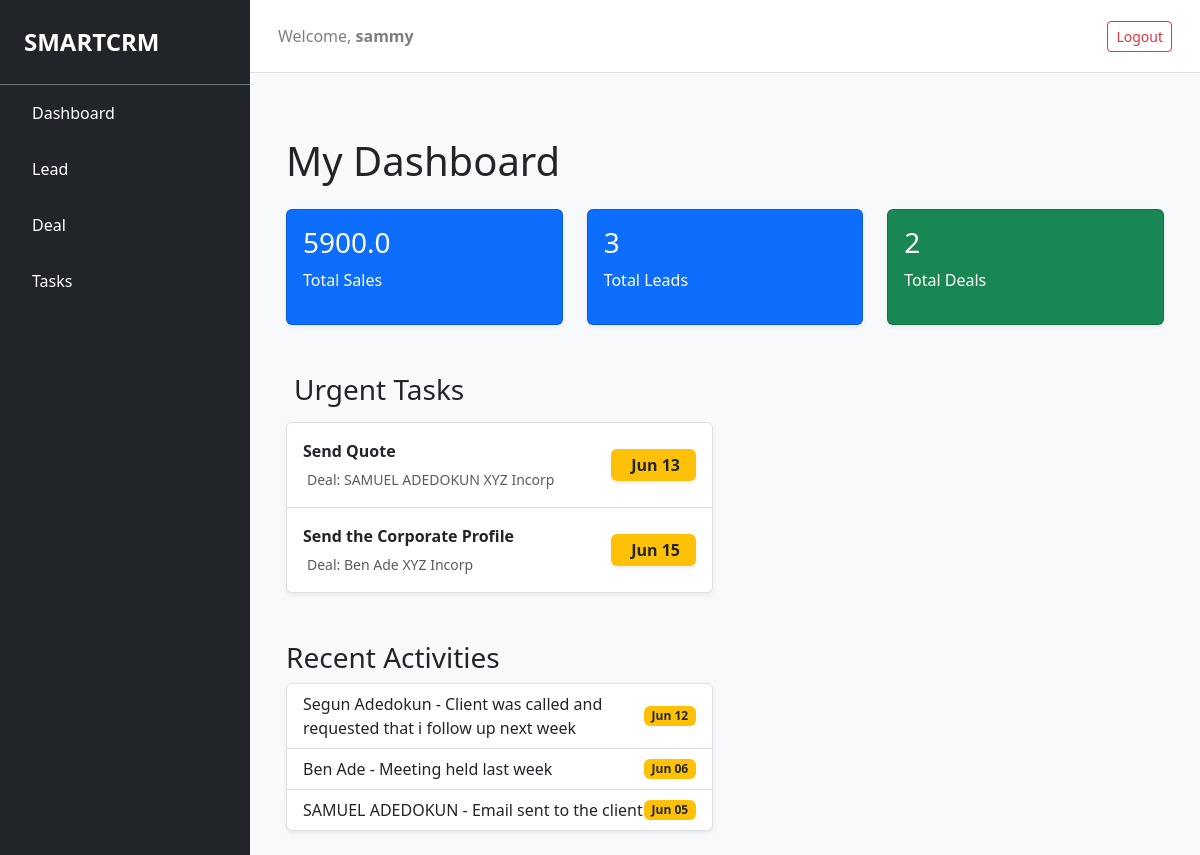
The app's page / (signed in) with its own data.
### smartcrm/models.py (models this page shows, shortened)
class User(AbstractUser):
    role = models.ForeignKey(Role, on_delete=models.SET_NULL, null=True, blank=True)
    created_at = models.DateTimeField(default=timezone.now)

class Task(models.Model):
    PRIORITY_CHOICES = [
        ("low", "Low"),
        ("medium", "Medium"),
        ("high", "High"),
    ]
    STATUS_CHOICES = [
        ("pending", "Pending"),
        ("completed", "Completed"),
    ]
    lead = models.ForeignKey(Lead, on_delete=models.CASCADE, related_name="tasks")
    deal = models.ForeignKey('Deal', on_delete=models.CASCADE, related_name="tasks", null=True, blank=True)
    owner = models.ForeignKey(settings.AUTH_USER_MODEL, on_delete=models.SET_NULL, null=True)
    title = models.CharField(max_length=255)
    description = models.TextField(blank=True, null=True)
    due_date = models.DateTimeField()
    priority = models.CharField(max_length=10, choices=PRIORITY_CHOICES, default="medium")
    status = models.CharField(max_length=10, choices=STATUS_CHOICES, default="pending")
    is_completed = models.BooleanField(default=False)
    created_at = models.DateTimeField(default=timezone.now)

class Deal(models.Model):
    STATUS_CHOICES = [
        ("open", "Open"),
        ("won", "Won"),
        ("lost", "Lost"),
    ]
    STAGE_CHOICES = [
        ("qualification", "Qualification"),
        ("proposal", "Proposal Sent"),
        ("negotiation", "Negotiation"),
        ("review", "Contract Review"),
    ]
    owner = models.ForeignKey(settings.AUTH_USER_MODEL, on_delete=models.CASCADE, null=True, blank=True, related_name="owned_deal")
    lead = models.ForeignKey(Lead, on_delete=models.SET_NULL, null=True, blank=True, related_name="deal")
    amount = models.DecimalField(max_digits=12, decimal_places=2, blank=False)
    stage = models.CharField(max_length=50, choices=STAGE_CHOICES, default="qualification")
    expected_close_date = models.DateField()
    status = models.CharField(max_length=10, choices=STATUS_CHOICES, default="open")

class Lead(models.Model):
    STATUS_CHOICES = [
        ("new", "New"),
        ("contacted", "Contacted"),
        ("qualified", "Qualified"),
        ("proposal", "Proposal Sent"),
        ("negotiation", "Negotiation"),
        ("won", "Won"),
        ("lost", "Lost"),
    ]
    owner = models.ForeignKey(settings.AUTH_USER_MODEL, on_delete=models.SET_NULL, related_name="owned_leads", null=True)
    first_name = models.CharField(max_length=100, null=True, blank=True)
    last_name = models.CharField(max_length=100, null=True, blank=True)
    email = models.EmailField(blank=True, null=True)
    phone = models.CharField(max_length=20, null=True, blank=True)
    position = models.CharField(max_length=100, blank=True, null=True)
    company = models.CharField(max_length=100, blank=False, null=True)
    industry = models.CharField(max_length=100, blank=True, null=True)
    address = models.TextField(blank=True, null=True)
    city = models.CharField(max_length=100, blank=True, null=True)
    country = models.CharField(max_length=100, default="Nigeria")
    status = models.CharField(max_length=20, choices=STATUS_CHOICES, default="new")
    score = models.IntegerField(default=0)
    created_at = models.DateTimeField(default=timezone.now)

### smartcrm/views.py (the view)
# urls.py: path("", views.index, name="index"),
@login_required
def index(request):
    user_leads = Lead.objects.filter(owner=request.user).order_by('-created_at')
    user_deals = Deal.objects.filter(owner=request.user)
    urgent_tasks = Task.objects.filter(owner=request.user, is_completed=False).select_related('deal', 'deal__lead').order_by('due_date')[:5]
    total_leads = Lead.objects.filter(owner=request.user).count()
    recent_activities = Activity.objects.order_by('-created_at')[:5].values(
        'lead__first_name', 'lead__last_name', 'note', 'created_at'
    )
    recent_leads = Lead.objects.filter(owner=request.user).order_by('-created_at')[:5]
    deal_count = user_deals.count()
    lead_count = user_leads.count()
    total_sales = user_deals.aggregate(total=Sum('amount'))['total'] or 0
    context = {
        "lead_count": lead_count,
        "deal_count": deal_count,
        "total_sales": float(total_sales),
        "user_tasks": urgent_tasks,
        "recent_leads": user_leads.order_by('-created_at')[:5],
        "recent_activities": recent_activities,
    }
    return render(request, 'smartcrm/index.html', context)

### smartcrm/templates/smartcrm/index.html (shortened to what this page needs)
{% extends "smartcrm/layout.html" %}
{% block body %}
<div class="container mt-4">
    <h1>My Dashboard</h1>
    <div class="row mt-4 ">
        <div class="col-md-4">
            <div class="card bg-primary text-white p-3 shadow-sm">
                <h3 id="total-sales">{{ total_sales }}</h3>
                <p>Total Sales</p>
            </div>
        </div>
        <div class="col-md-4">
            <div class="card bg-primary text-white p-3 shadow-sm">
                <h3 id="lead-count">{{ lead_count }}</h3>
                <p>Total Leads</p>
            </div>
        </div>
        <div class="col-md-4">
            <div class="card bg-success text-white p-3 shadow-sm">
                <h3 id="deal-count">{{ deal_count }}</h3>
                <p>Total Deals</p>
            </div>
        </div>
    </div>
    <div class="row mt-5">
        <div class="col-md-6">
            <h3 class="mb-3">Urgent Tasks</h3>
            <div class="list-group shadow-sm" id="task-list">
                {% for task in user_tasks %}
                    <a href="{% url 'deal_profile' task.deal.id %}" class="list-group-item list-group-item-action d-flex justify-content-between align-items-center py-3">
                        <div>
                            <strong class="text-dark d-block mb-1">{{ task.title }}</strong>
                            <small class="text-muted">
                                Deal: {{ task.deal.lead.first_name }} {{ task.deal.lead.last_name }} {{ task.deal.lead.company }}
                            </small>
                        </div>
                        <span class="badge bg-warning text-dark px-3 py-2 fs-6 shadow-sm">
                            {{ task.due_date|date:"M d" }}
                        </span>
                    </a>
                {% empty %}
                    <div class="list-group-item text-center py-4 text-muted">
                        <p class="mb-0 fs-5">🎉 No urgent pending tasks!</p>
                    </div>
                {% endfor %}
            </div>
        </div>
    </div>
    <div class="row mt-5">
        <div class="col-md-6">
            <h3>Recent Activities</h3>
            <ul class="list-group" id="task-list">
                {% for activity in recent_activities %}
                    <li class="list-group-item d-flex justify-content-between align-items-center shadow-sm">
                        {{ activity.lead__first_name }} {{ activity.lead__last_name }} - {{ activity.note }}
                        <span class="badge bg-warning text-dark">{{ activity.created_at|date:"M d" }}</span>
                    </li>
                {% empty %}
                    <li class="list-group-item">No recent activities!</li>
                {% endfor %}
            </ul>
        </div>
    </div>
</div>
{% endblock %}

### smartcrm/templates/smartcrm/layout.html (shortened to what this page needs)
{% load static %}
<!DOCTYPE html>
<html lang="en">
    <head>
        <link rel="stylesheet" href="https://stackpath.bootstrapcdn.com/bootstrap/4.4.1/css/bootstrap.min.css">
        <link href="{% static 'smartcrm/css/bootstrap.min.css' %}" rel="stylesheet">
    </head>
    <body class="bg-light">
        <div class="d-flex" id="wrapper">
            {% if user.is_authenticated %}
            <div id="sidebar-wrapper" class="bg-dark text-white flex-shrink-0" style="width: 250px; min-height: 100vh;">
                <div class="sidebar-heading p-4 fs-4 fw-bold border-bottom border-secondary">SMARTCRM</div>
                <div>
                    <a href="{% url 'index' %}" class="list-group-item list-group-item-action bg-dark text-white border-0 py-3 px-4 {% if active_page == 'dashboard' %}active{% endif %}">
                         Dashboard
                    </a>
                    <a href="{% url 'lead' %}" class="list-group-item list-group-item-action bg-dark text-white border-0 py-3 px-4 {% if active_page == 'leads' %}active{% endif %}">
                         Lead
                    </a>
                    <a href="{% url 'deals_dashboard' %}" class="list-group-item list-group-item-action bg-dark text-white border-0 py-3 px-4 {% if active_page == 'analytics' %}active{% endif %}">
                         Deal
                    </a>
                    <a href="{% url 'tasks_dashboard' %}" class="list-group-item list-group-item-action bg-dark text-white border-0 py-3 px-4 {% if active_page == 'tasks' %}active{% endif %}">
                         Tasks
                    </a>
                </div>
            {% endif %}
        </div>
        <main id="page-content-wrapper" class="flex-grow-1 main">
            {% if user.is_authenticated %}
            <nav class="navbar navbar-expand-lg navbar-light bg-white border-bottom p-3">
                <div class="container-fluid">
                    <span class="navbar-text">Welcome, <strong>{{ user.username }}</strong></span>
                    <a href="{% url 'logout' %}" class="btn btn-outline-danger btn-sm">Logout</a>
                </div>
            </nav>
            {% endif %}
            <section id="app" class="container-fluid p-4">
                {% block body %}{% endblock %}
            </section>
        </main>
    </body>
</html>

### records on screen
User: username "sammy"
Task: title "Send Quote", deal.lead.first_name "SAMUEL", deal.lead.last_name "ADEDOKUN", deal.lead.company "XYZ Incorp", due_date "Jun 13"
Task: title "Send the Corporate Profile", deal.lead.first_name "Ben", deal.lead.last_name "Ade", deal.lead.company "XYZ Incorp", due_date "Jun 15"
Lead: lead__first_name "Ben", lead__last_name "Ade", note "Meeting held last week", created_at "Jun 06"
Lead: lead__first_name "SAMUEL", lead__last_name "ADEDOKUN", note "Email sent to the client", created_at "Jun 05"

### other values on screen
{{ total_sales }} "5900.0"
{{ lead_count }} "3"
{{ deal_count }} "2"
{{ activity.lead__first_name }} "Segun"
{{ activity.lead__last_name }} "Adedokun"
{{ activity.note }} "Client was called and requested that i follow up next week"
{{ activity.created_at|date:"M d" }} "Jun 12"
